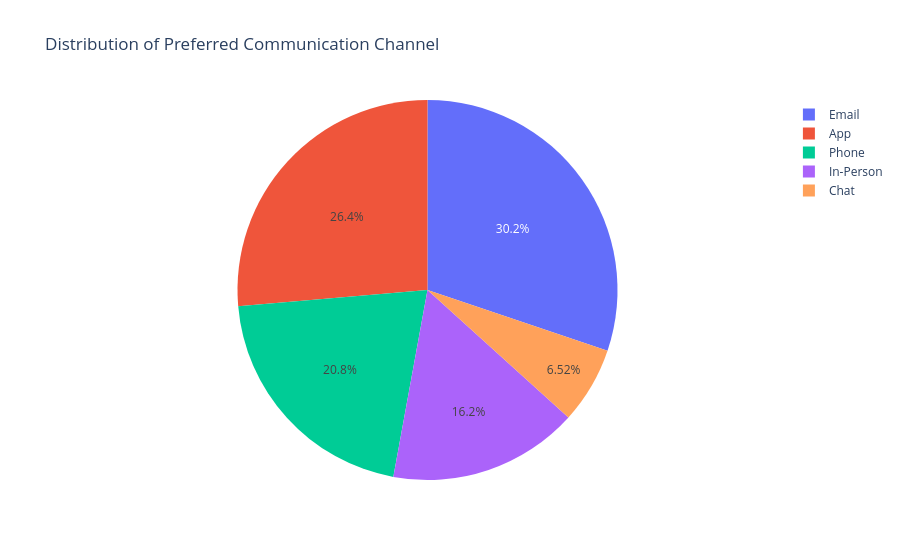

Notebook code for this chart:
### Markdown cell above
<div style="
    margin:30px 0 20px 0;
    padding:0 0 12px 0;
    border-bottom:2px solid #2563eb;">
  <h3 style="
        margin:0;
        color:#0f172a;
        font-size:15px;
        font-weight:700;
        line-height:1.5;
    ">
        📊 Question 4: Distribution of preferred channel preference among clients?
    </h3>

</div>

### Code cell
fig = px.pie(df, names='Preferred_Channel',
             title='Distribution of Preferred Communication Channel')
fig.show()

### Figure 1 — Plotly figure (JSON) as saved in the notebook; plotly's stock layout.template omitted (floating-point values rounded to 4 significant figures; data arrays with more than 128 entries replaced by an {"elided": "..."} marker saying what was removed)
{"data": [{"domain": {"x": [0, 1], "y": [0, 1]}, "hovertemplate": "Preferred_Channel=%{label}<extra></extra>", "labels": {"elided": "5000 str values"}, "legendgroup": "", "name": "", "showlegend": true, "type": "pie"}], "layout": {"legend": {"tracegroupgap": 0}, "title": {"text": "Distribution of Preferred Communication Channel"}}}
